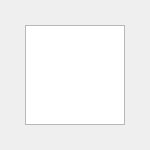
<?xml version="1.0" encoding="UTF-8"?>
<ui version="4.0">
 <class>Form</class>
 <widget class="QWidget" name="Form">
  <property name="windowModality">
   <enum>Qt::NonModal</enum>
  </property>
  <property name="geometry">
   <rect>
    <x>0</x>
    <y>0</y>
    <width>150</width>
    <height>150</height>
   </rect>
  </property>
  <property name="sizePolicy">
   <sizepolicy hsizetype="Fixed" vsizetype="Fixed">
    <horstretch>0</horstretch>
    <verstretch>0</verstretch>
   </sizepolicy>
  </property>
  <property name="minimumSize">
   <size>
    <width>150</width>
    <height>150</height>
   </size>
  </property>
  <property name="maximumSize">
   <size>
    <width>150</width>
    <height>150</height>
   </size>
  </property>
  <property name="windowTitle">
   <string>Form</string>
  </property>
  <property name="layoutDirection">
   <enum>Qt::LeftToRight</enum>
  </property>
  <property name="autoFillBackground">
   <bool>false</bool>
  </property>
  <layout class="QGridLayout" name="gridLayout">
   <item row="0" column="0">
    <widget class="QGraphicsView" name="graphicsView">
     <property name="minimumSize">
      <size>
       <width>100</width>
       <height>100</height>
      </size>
     </property>
     <property name="maximumSize">
      <size>
       <width>100</width>
       <height>100</height>
      </size>
     </property>
     <property name="layoutDirection">
      <enum>Qt::LeftToRight</enum>
     </property>
    </widget>
   </item>
  </layout>
 </widget>
 <resources/>
 <connections/>
</ui>
